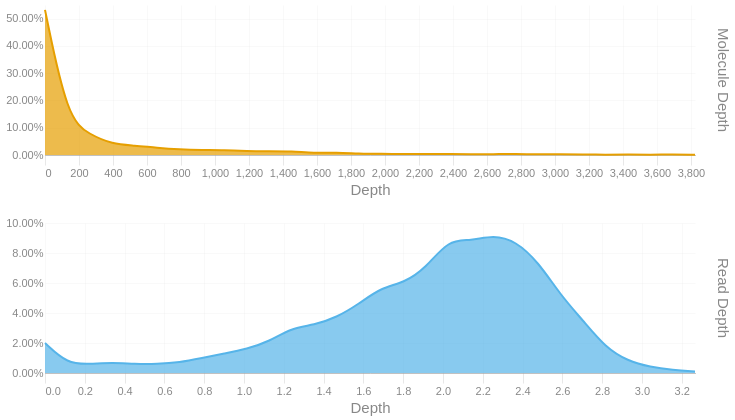

Notebook source saved alongside this figure:
### Code cell
readdep = depth_hist(tb['Read Depth'], q99, 3)
readdep = readdep.with_columns(pl.lit('Read Depth').alias('Metric'))
if not SKIPLR:
    moldep = depth_hist(tb['Molecule Depth'], mol_q99, 1)
    moldep = moldep.with_columns(pl.lit('Molecule Depth').alias('Metric'))
    _hist = pl.concat([readdep, moldep])
    _hist = _hist.filter(pl.col('Proportion') != 0)
    with SafeRender(_hist):
        (
            alt.Chart(_hist)        
            .mark_area(interpolate = "basis")
            .encode(
                x=alt.X('Bin:Q').scale(domainMin=0).axis(alt.Axis(title='Depth')),
                y = alt.Y('Proportion:Q', title = None).axis(format = '.2%'),
                color = alt.Color('Metric:N').legend(None),
                row = alt.Row("Metric:N").header(title = None, labelOrient = 'right'),
                tooltip = [
                    alt.Tooltip("Metric:N", title = "Metric"),
                    alt.Tooltip('Interval:N', title = "Depth Interval"),
                    alt.Tooltip('Proportion:Q', title = "% Alignments").format('.2%')
                ]
            )
            .resolve_scale(x='independent', y='independent')
            .properties(
                height = 150, width = 650,
                usermeta={'embedOptions': {'downloadFileName': f'{samplename}.depth.hist'}}
            )
        ).display()
else:
    readdep = readdep.filter(pl.col('Proportion') != 0)
    with SafeRender(readdep):
        (
            alt.Chart(readdep)        
            .mark_area(interpolate = "basis")
            .encode(
                x=alt.X('Bin:Q').scale(domainMin=0).axis(alt.Axis(title='Depth')),
                y = alt.Y('Proportion:Q', title = None).axis(format = '.2%'),
                tooltip = [
                    alt.Tooltip('Interval:N', title = "Depth Interval"),
                    alt.Tooltip('Proportion:Q', title = "% Alignments").format('.2%')
                ]
            )
            .properties(
                usermeta={'embedOptions': {'downloadFileName': f'{samplename}.depth.hist'}}
            )
        ).display()

### Figure 1 — Vega-Lite specification as saved in the notebook (floating-point values rounded to 4 significant figures)
{"width": 650, "height": 150, "config": {"title": {"anchor": "start", "dy": -15, "fontSize": 18, "color": "#888888", "subtitleColor": "#888888", "subtitleFontSize": 14}, "arc": {"fill": "#0072B2"}, "axis": {"domainColor": "#888888", "domainWidth": 0.5, "gridWidth": 0.2, "grid": false, "titleFontWeight": 400, "titleFontSize": 15, "labelFontSize": 11, "labelColor": "#888888", "tickColor": "#888888", "tickWidth": 0.2, "titleColor": "#888888"}, "axisBand": {"grid": false}, "axisX": {"grid": true, "tickSize": 10, "domainCap": "round"}, "axisY": {"domain": false, "grid": true, "tickSize": 0, "domainCap": "round"}, "background": "transparent", "header": {"labelFontSize": 15, "labelColor": "#888888", "titleFontSize": 15, "titleFontWeight": 600, "titleColor": "#888888"}, "legend": {"labelFont": "sans-serif", "labelFontSize": 12, "labelColor": "#888888", "symbolSize": 100, "symbolType": "circle", "titleFontSize": 12, "titlePadding": 10, "titleColor": "#888888", "title": null}, "range": {"category": ["#E69F00", "#56B4E9", "#009E73", "#F0E442", "#0072B2", "#D55E00", "#CC79A7", "#000000"], "diverging": ["#cfe8f3", "#a2d4ec", "#73bfe2", "#46abdb", "#1696d2", "#12719e"]}, "area": {"fill": "#0072B2", "fillOpacity": 0.7, "line": true, "strokeOpacity": 0.7}, "line": {"color": "#0072B2", "stroke": "#0072B2", "strokeWidth": 2}, "trail": {"color": "#0072B2", "stroke": "#0072B2", "strokeWidth": 0, "size": 1}, "point": {"filled": true, "fillOpacity": 1.0, "size": 95}, "text": {"color": "#888888", "fontSize": 11, "align": "right", "fontWeight": 400, "size": 11}, "bar": {"fill": "#0072B2", "stroke": null}, "view": {"stroke": null, "continuousWidth": 660, "continuousHeight": 400}}, "data": {"name": "data-6b9d38ba5e32f1665f57fff0702186c4"}, "mark": {"type": "area", "interpolate": "basis"}, "encoding": {"color": {"field": "Metric", "legend": null, "type": "nominal"}, "row": {"field": "Metric", "header": {"title": null, "labelOrient": "right"}, "type": "nominal"}, "tooltip": [{"field": "Metric", "title": "Metric", "type": "nominal"}, {"field": "Interval", "title": "Depth Interval", "type": "nominal"}, {"field": "Proportion", "format": ".2%", "title": "% Alignments", "type": "quantitative"}], "x": {"axis": {"title": "Depth"}, "field": "Bin", "scale": {"domainMin": 0}, "type": "quantitative"}, "y": {"axis": {"format": ".2%"}, "field": "Proportion", "title": null, "type": "quantitative"}}, "resolve": {"scale": {"x": "independent", "y": "independent"}}, "usermeta": {"embedOptions": {"downloadFileName": "S5_Kennetcook_3543.depth.hist"}}, "$schema": "https://vega.github.io/schema/vega-lite/v6.1.0.json", "datasets": {"data-6b9d38ba5e32f1665f57fff0702186c4": [{"Bin": 0.0, "Interval": "0.0-0.113", "Proportion": 0.02, "Metric": "Read Depth"}, {"Bin": 0.113, "Interval": "0.113-0.225", "Proportion": 0.006, "Metric": "Read Depth"}, {"Bin": 0.225, "Interval": "0.225-0.338", "Proportion": 0.006, "Metric": "Read Depth"}, {"Bin": 0.338, "Interval": "0.338-0.451", "Proportion": 0.007, "Metric": "Read Depth"}, {"Bin": 0.451, "Interval": "0.451-0.563", "Proportion": 0.006, "Metric": "Read Depth"}, {"Bin": 0.563, "Interval": "0.563-0.676", "Proportion": 0.006, "Metric": "Read Depth"}, {"Bin": 0.676, "Interval": "0.676-0.789", "Proportion": 0.007, "Metric": "Read Depth"}, {"Bin": 0.789, "Interval": "0.789-0.901", "Proportion": 0.01, "Metric": "Read Depth"}, {"Bin": 0.901, "Interval": "0.901-1.014", "Proportion": 0.013, "Metric": "Read Depth"}, {"Bin": 1.014, "Interval": "1.014-1.127", "Proportion": 0.016, "Metric": "Read Depth"}, {"Bin": 1.127, "Interval": "1.127-1.239", "Proportion": 0.021, "Metric": "Read Depth"}, {"Bin": 1.239, "Interval": "1.239-1.352", "Proportion": 0.03, "Metric": "Read Depth"}, {"Bin": 1.352, "Interval": "1.352-1.465", "Proportion": 0.032, "Metric": "Read Depth"}, {"Bin": 1.465, "Interval": "1.465-1.577", "Proportion": 0.037, "Metric": "Read Depth"}, {"Bin": 1.577, "Interval": "1.577-1.69", "Proportion": 0.046, "Metric": "Read Depth"}, {"Bin": 1.69, "Interval": "1.69-1.803", "Proportion": 0.057, "Metric": "Read Depth"}, {"Bin": 1.803, "Interval": "1.803-1.915", "Proportion": 0.06, "Metric": "Read Depth"}, {"Bin": 1.915, "Interval": "1.915-2.028", "Proportion": 0.07, "Metric": "Read Depth"}, {"Bin": 2.028, "Interval": "2.028-2.141", "Proportion": 0.089, "Metric": "Read Depth"}, {"Bin": 2.141, "Interval": "2.141-2.253", "Proportion": 0.088, "Metric": "Read Depth"}, {"Bin": 2.253, "Interval": "2.253-2.366", "Proportion": 0.092, "Metric": "Read Depth"}, {"Bin": 2.366, "Interval": "2.366-2.479", "Proportion": 0.088, "Metric": "Read Depth"}, {"Bin": 2.479, "Interval": "2.479-2.591", "Proportion": 0.074, "Metric": "Read Depth"}, {"Bin": 2.591, "Interval": "2.591-2.704", "Proportion": 0.052, "Metric": "Read Depth"}, {"Bin": 2.704, "Interval": "2.704-2.817", "Proportion": 0.035, "Metric": "Read Depth"}, {"Bin": 2.817, "Interval": "2.817-2.929", "Proportion": 0.017, "Metric": "Read Depth"}, {"Bin": 2.929, "Interval": "2.929-3.042", "Proportion": 0.008, "Metric": "Read Depth"}, {"Bin": 3.042, "Interval": "3.042-3.155", "Proportion": 0.004, "Metric": "Read Depth"}, {"Bin": 3.155, "Interval": "3.155-3.267", "Proportion": 0.002, "Metric": "Read Depth"}, {"Bin": 3.267, "Interval": "3.267-3.38", "Proportion": 0.001, "Metric": "Read Depth"}, {"Bin": 0.0, "Interval": "0.0-131.9", "Proportion": 0.532, "Metric": "Molecule Depth"}, {"Bin": 131.9, "Interval": "131.9-263.7", "Proportion": 0.133, "Metric": "Molecule Depth"}, {"Bin": 263.7, "Interval": "263.7-395.6", "Proportion": 0.075, "Metric": "Molecule Depth"}, {"Bin": 395.6, "Interval": "395.6-527.4", "Proportion": 0.04, "Metric": "Molecule Depth"}, {"Bin": 527.4, "Interval": "527.4-659.3", "Proportion": 0.035, "Metric": "Molecule Depth"}, {"Bin": 659.3, "Interval": "659.3-791.2", "Proportion": 0.026, "Metric": "Molecule Depth"}, {"Bin": 791.2, "Interval": "791.2-923.0", "Proportion": 0.02, "Metric": "Molecule Depth"}, {"Bin": 923.0, "Interval": "923.0-1054.9", "Proportion": 0.018, "Metric": "Molecule Depth"}, {"Bin": 1055.0, "Interval": "1054.9-1186.8", "Proportion": 0.018, "Metric": "Molecule Depth"}, {"Bin": 1187.0, "Interval": "1186.8-1318.6", "Proportion": 0.014, "Metric": "Molecule Depth"}, {"Bin": 1319.0, "Interval": "1318.6-1450.5", "Proportion": 0.014, "Metric": "Molecule Depth"}, {"Bin": 1450.0, "Interval": "1450.5-1582.3", "Proportion": 0.014, "Metric": "Molecule Depth"}, {"Bin": 1582.0, "Interval": "1582.3-1714.2", "Proportion": 0.007, "Metric": "Molecule Depth"}, {"Bin": 1714.0, "Interval": "1714.2-1846.1", "Proportion": 0.009, "Metric": "Molecule Depth"}, {"Bin": 1846.0, "Interval": "1846.1-1977.9", "Proportion": 0.005, "Metric": "Molecule Depth"}, {"Bin": 1978.0, "Interval": "1977.9-2109.8", "Proportion": 0.004, "Metric": "Molecule Depth"}, {"Bin": 2110.0, "Interval": "2109.8-2241.6", "Proportion": 0.004, "Metric": "Molecule Depth"}, {"Bin": 2242.0, "Interval": "2241.6-2373.5", "Proportion": 0.004, "Metric": "Molecule Depth"}, {"Bin": 2374.0, "Interval": "2373.5-2505.4", "Proportion": 0.004, "Metric": "Molecule Depth"}, {"Bin": 2505.0, "Interval": "2505.4-2637.2", "Proportion": 0.003, "Metric": "Molecule Depth"}, {"Bin": 2637.0, "Interval": "2637.2-2769.1", "Proportion": 0.003, "Metric": "Molecule Depth"}, {"Bin": 2769.0, "Interval": "2769.1-2900.9", "Proportion": 0.004, "Metric": "Molecule Depth"}, {"Bin": 2901.0, "Interval": "2900.9-3032.8", "Proportion": 0.002, "Metric": "Molecule Depth"}, {"Bin": 3033.0, "Interval": "3032.8-3164.7", "Proportion": 0.003, "Metric": "Molecule Depth"}, {"Bin": 3165.0, "Interval": "3164.7-3296.5", "Proportion": 0.002, "Metric": "Molecule Depth"}, {"Bin": 3296.0, "Interval": "3296.5-3428.4", "Proportion": 0.001, "Metric": "Molecule Depth"}, {"Bin": 3428.0, "Interval": "3428.4-3560.3", "Proportion": 0.002, "Metric": "Molecule Depth"}, {"Bin": 3560.0, "Interval": "3560.3-3692.1", "Proportion": 0.001, "Metric": "Molecule Depth"}, {"Bin": 3692.0, "Interval": "3692.1-3824.0", "Proportion": 0.002, "Metric": "Molecule Depth"}, {"Bin": 3824.0, "Interval": "3824.0-3955.84", "Proportion": 0.001, "Metric": "Molecule Depth"}]}}
